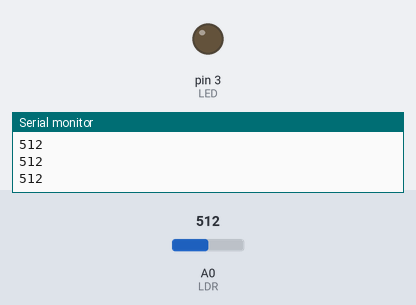
Bench run of a sketch on a simulated Arduino Uno, built with avr-gcc and run on an emulated ATmega328P. Parts: output pins drawn as LEDs (lit = HIGH), the last lines printed to the serial monitor. The test bench sets the inputs (shaded band); at power-on: A0 (LDR) = 512.

Above: at 1.2 s.
1.3 s: A0 (LDR) set to 159
2.8 s: A0 (LDR) set to 142
At 3.6 s:
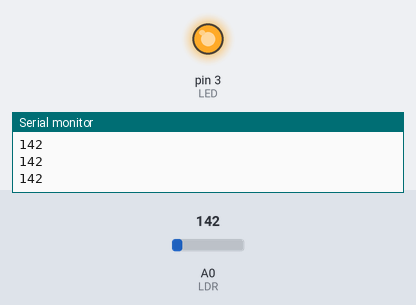
4.3 s: A0 (LDR) set to 160
At 4.7 s:
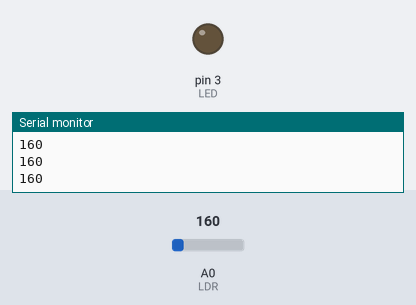
5.8 s: A0 (LDR) set to 140
At 7.1 s:
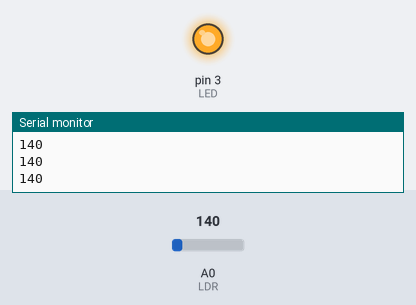
Timing chart, 0 to 8.3 s (numbered marks = the images above; inputs shaded):
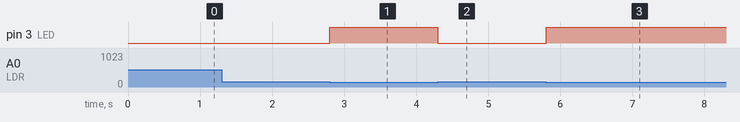

Measured:
- the behaviour switches between 150 and 149 on A0 (LDR) (found by bisection; images 0 and 1)
- after the input at 2.8 s, pin 3 (LED): LOW → HIGH at once
- after the input at 4.3 s, pin 3 (LED): HIGH → LOW at once
- after the input at 5.8 s, pin 3 (LED): LOW → HIGH at once

The sketch:

LDR-Kullanimi.ino
```cpp
/*
* LDR(Light Dependent Resistor)
* Bu projede LDR ile ortamda eğer ışık var ise ledimizin sönmesi karanlık
* bir ortamda ise ledimizin yanması programlanmıştır.
* Yazar: dezarto
* Tarih: 10.06.2023
*/
#define LED 3
#define LDR A0

void setup() {
  Serial.begin(9600);
  pinMode(LED, OUTPUT);
}

void loop() {
  Serial.println(analogRead(LDR));

  if(analogRead(LDR) < 150){
    digitalWrite(LED, 1);
  }
  else{
    digitalWrite(LED, 0);
  }

}
```
